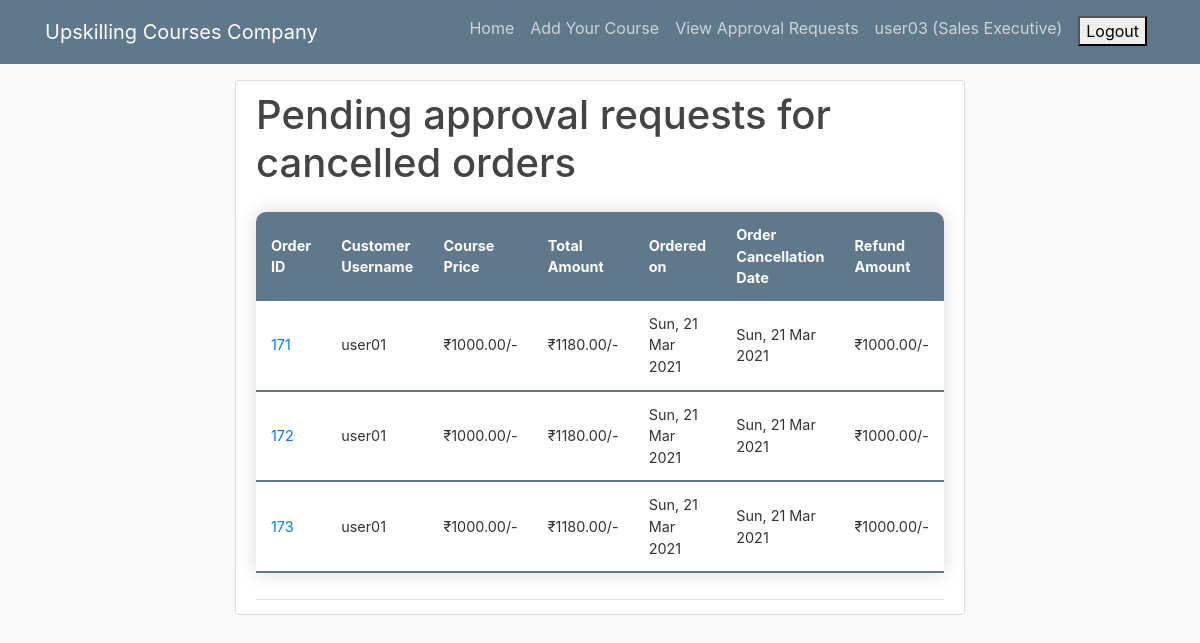
Before: /orders/approvalrequestsall/ (signed in) with the older database file.
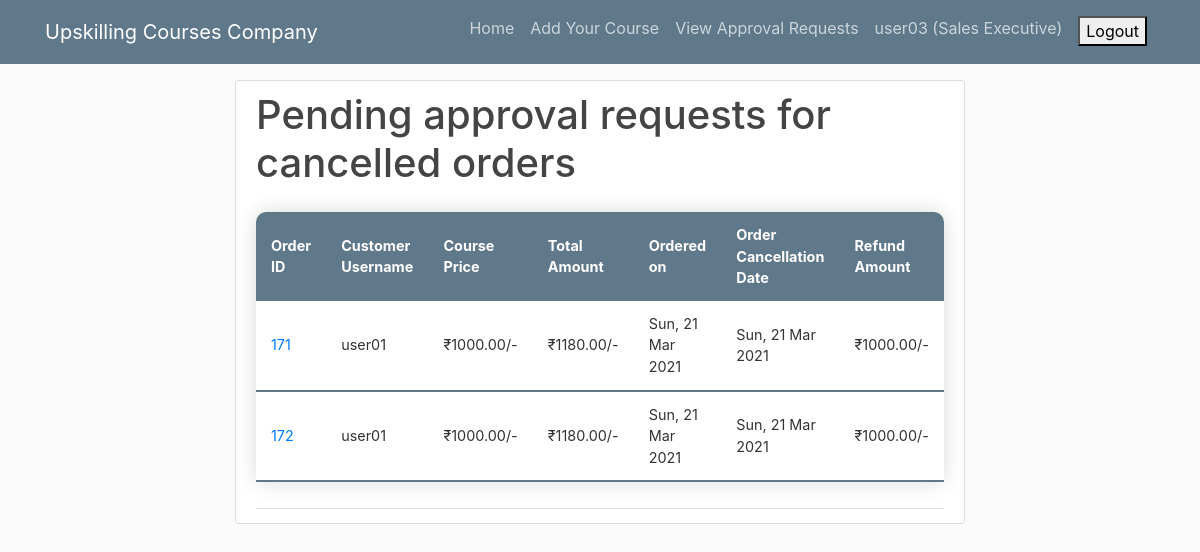
After: the same page with the newer database file.
### orders/models.py (models this page shows, shortened)
class CancelledApproval(models.Model):
    order_id             = models.ForeignKey(CancelledOrder, primary_key=True, on_delete=models.CASCADE)
    user                 = models.ForeignKey(Customer, default=None, on_delete=models.CASCADE)
    amount               = models.DecimalField(max_digits=6, decimal_places=2)
    gst_amount           = models.DecimalField(max_digits=6, decimal_places=2, blank=True, null=True)
    final_amount         = models.DecimalField(max_digits=6, decimal_places=2, blank=True, null=True)
    order_date           = models.DateTimeField(blank=True, null=True)
    cancelled_order_date = models.DateTimeField(blank=True, null=True)
    date_diff            = models.IntegerField()
    refund_amount        = models.DecimalField(max_digits=6, decimal_places=2, default=0)

class CancelledOrder(models.Model):
    order_id                = models.ForeignKey(Order, primary_key=True, on_delete=models.CASCADE)
    user                    = models.ForeignKey(Customer, default=None, on_delete=models.CASCADE)
    amount                  = models.DecimalField(max_digits=6, decimal_places=2)
    gst_amount              = models.DecimalField(max_digits=6, decimal_places=2, blank=True, null=True)
    final_amount            = models.DecimalField(max_digits=6, decimal_places=2, blank=True, null=True)
    order_date              = models.DateTimeField(blank=True, null=True)
    cancelled_order_date    = models.DateTimeField(auto_now_add=True)
    def __str__(self):
        return str(self.order_id)

class Order(models.Model):
    order_id        = models.AutoField(primary_key=True)
    user            = models.ForeignKey(Customer, default=None, on_delete=models.CASCADE)
    course          = models.ForeignKey(Product, default=None, on_delete=models.CASCADE)
    amount          = models.DecimalField(max_digits=6, decimal_places=2)
    gst_amount      = models.DecimalField(max_digits=6, decimal_places=2, blank=True, null=True)
    final_amount    = models.DecimalField(max_digits=6, decimal_places=2, blank=True, null=True)
    order_date      = models.DateTimeField(auto_now_add=True)
    def __str__(self):
        return str(self.order_id)

### accounts/models.py (models this page shows)
class Customer(models.Model):
    user = models.OneToOneField(User, on_delete=models.CASCADE, primary_key=True)
    username = models.CharField(unique=True, max_length=100)
    email = models.EmailField(max_length=100)
    first_name = models.CharField(max_length=100)
    last_name = models.CharField(max_length=100)
    def __str__(self):
        return str(self.user)

class User(AbstractUser):
    is_admin = models.BooleanField(default=False)
    is_customer = models.BooleanField(default=False)
    is_customerexecutive = models.BooleanField(default=False)
    is_salesexecutive = models.BooleanField(default=False)
    username = models.CharField(unique=True, max_length=100)
    email = models.EmailField(max_length=100)
    first_name = models.CharField(max_length=100)
    last_name = models.CharField(max_length=100)

### orders/views.py (the view)
# urls.py: path('approvalrequestsall/', approval_requests_all, name='approvalrequestsall'),
@login_required(login_url="/accounts/login/")
def approval_requests_all(request):
    app_req = CancelledApproval.objects.all()
    logged_in_user = get_object_or_404(User, username=str(request.user))
    if logged_in_user.is_salesexecutive:
        return render(request, 'orders/salesexecutives/approvalrequestsall.html', {'app_req':app_req})
    else:
        return HttpResponse('Unauthorized', status=401)

### orders/templates/orders/salesexecutives/approvalrequestsall.html
{% extends 'base.html' %}
{% block content %}
    <article class="media content-section">
        <div class="media-body">
            <div class="article-metadata">
                <h1>Pending approval requests for cancelled orders</h1>
                <table class="content-table">
                    <thead>
                        <tr>
                            <th>Order ID</th>
                            <th>Customer Username</th>
                            <th>Course Price</th>
                            <th>Total Amount</th>
                            <th>Ordered on</th>
                            <th>Order Cancellation Date</th>
                            <th>Refund Amount</th>
                        </tr>
                    </thead>
                    {% for i in app_req %}
                    <tbody>
                        <tr>
                            <td><a href="{% url 'orders:approvalrequestdetail' order_id=i.order_id %}">{{ i.order_id }}</a></td>
                            <td>{{ i.user }}</td>
                            <td>₹{{ i.amount }}/-</td>
                            <td>₹{{ i.final_amount }}/-</td>
                            <td>{{ i.order_date|date:"D, d M Y" }}</td>
                            <td>{{ i.cancelled_order_date|date:"D, d M Y" }}</td>
                            <td>₹{{ i.refund_amount }}/-</td>
                        </tr>
                    </tbody>
                    {% endfor %}
                </table>
            </div>
        </div>
    </article>
{% endblock %}

Changed rows visible on the page:
removed CancelledApproval: order_id "173", user "user01", amount "1000.00", final_amount "1180.00", order_date "Sun, 21 Mar 2021", cancelled_order_date "Sun, 21 Mar 2021", refund_amount "1000.00"
